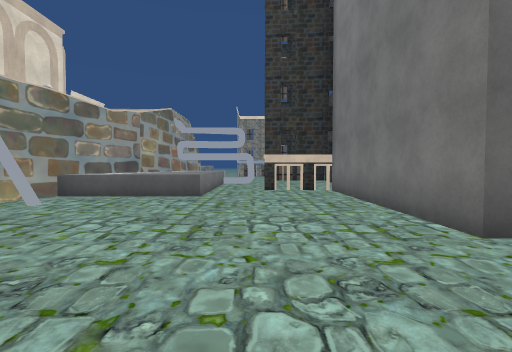
view 1 (above)

19 first-person views from a walk through a 3-D level made in the Unity game engine. The camera is 1.5 m above the floor, tilts 2° down and sees 85° across. The floor is counted in squares, 2.06 m on a side. Each view is taken from the middle of a square. On the plan, view 1 faces up. The plan holds only what a view shows up to about 10 squares ahead; the rest is blank. The place goes on beyond the plan. The player character is not drawn. Some surface patterns are stand-ins.

view 2
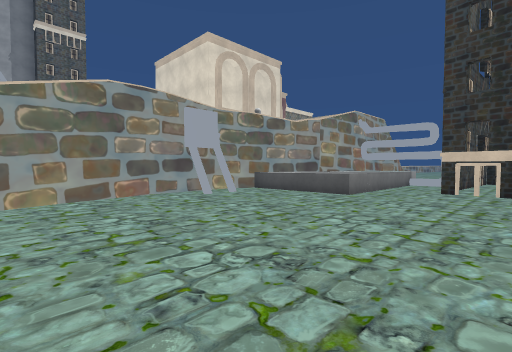

view 3
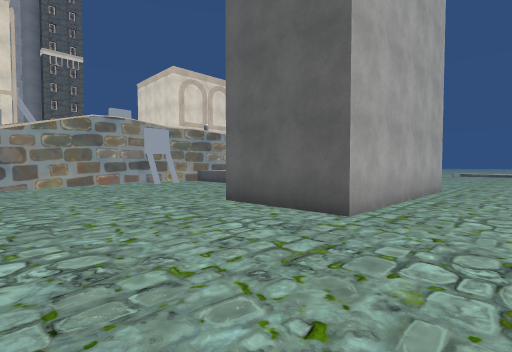

view 4
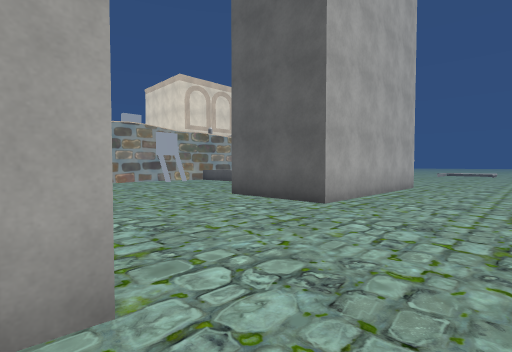

view 5
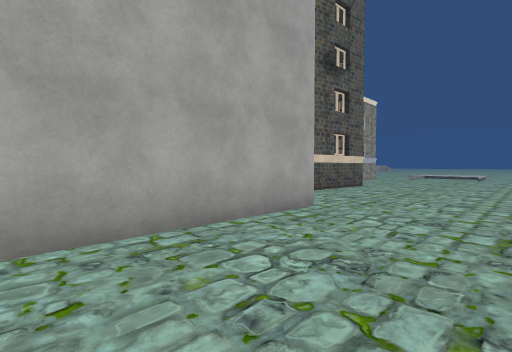

view 6
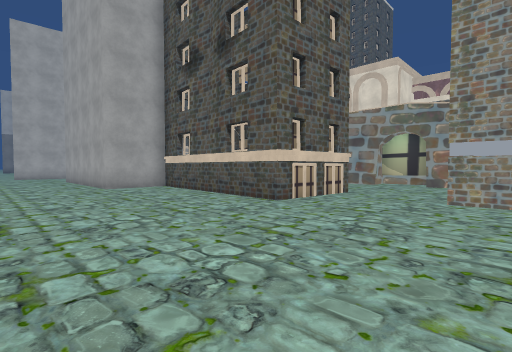

view 7
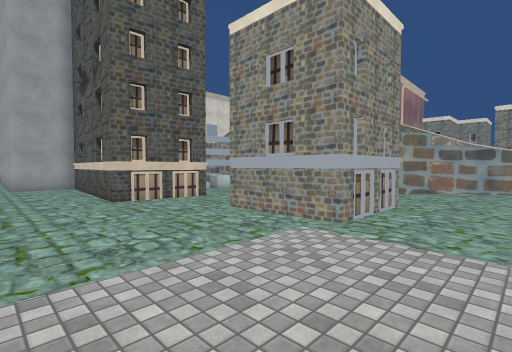

view 8
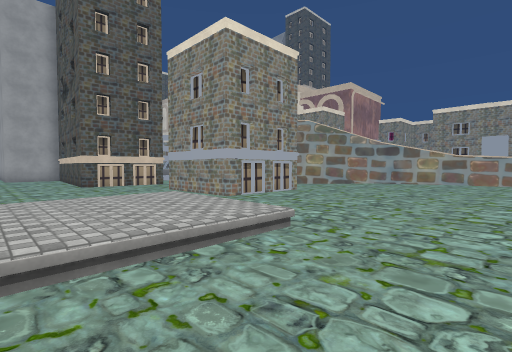

view 9
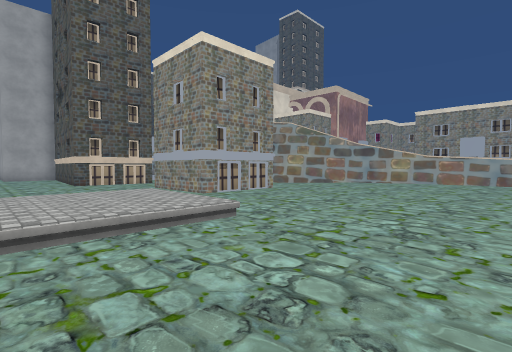

view 10
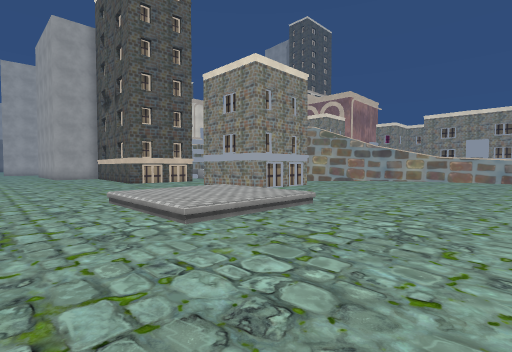

view 11
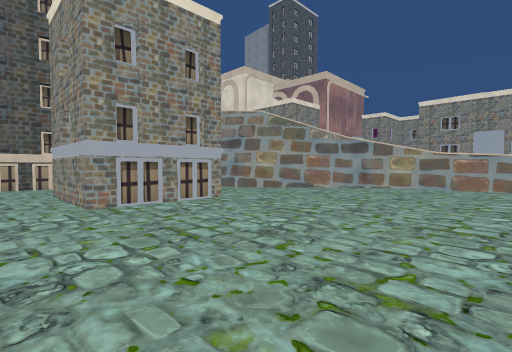

view 12
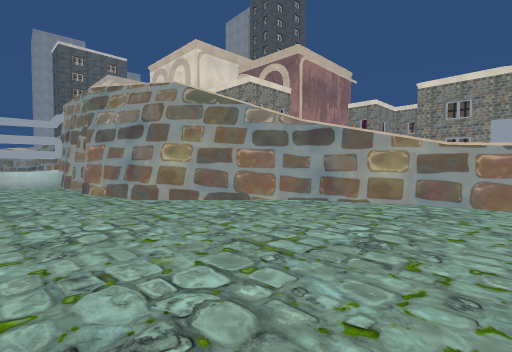

view 13
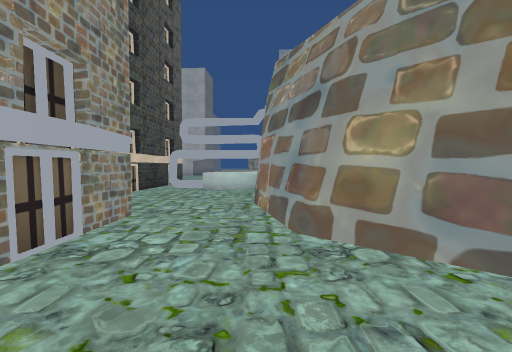

view 14
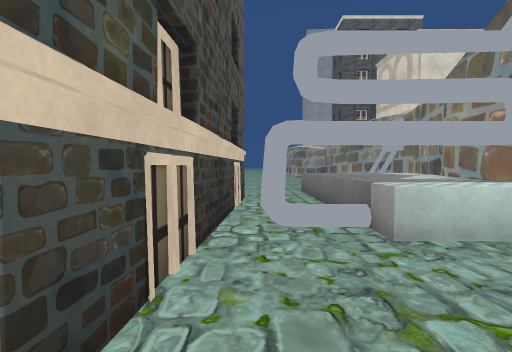

view 15
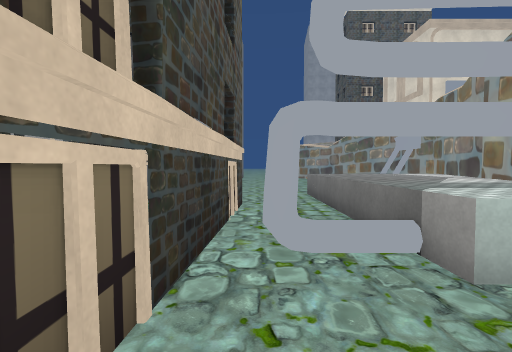

view 16
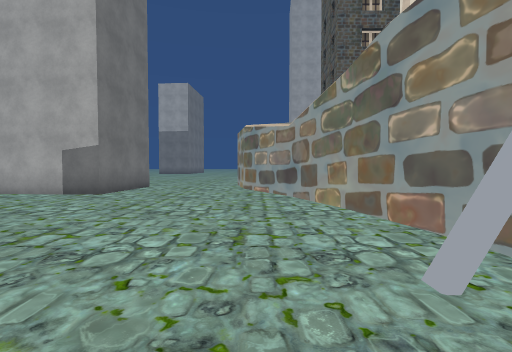

view 17
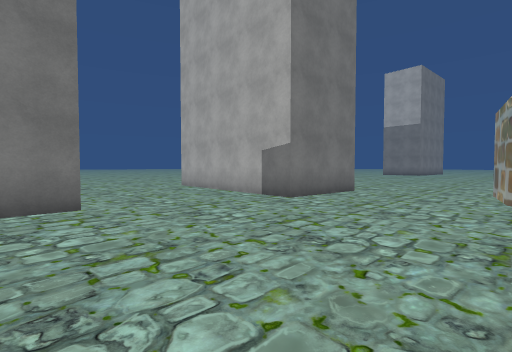

view 18
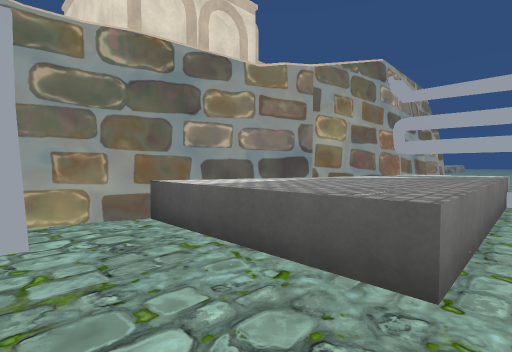

view 19
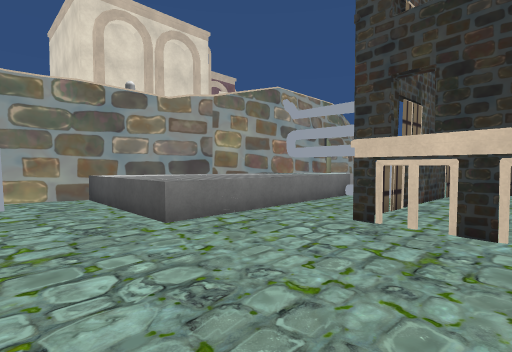

### Floor plan
Key: @ floor where view 1 was taken; # wall or solid block; . main floor; : floor 0.5 m higher than the main floor; / step, stairs or slope; = window, fence, low wall or low ledge; ^ raised ledge; v drop or lower ground; O other object.
Columns run from 14 left of view 1 to 8 right of it. Each row starts with its distance up from view 1.
 26            ............
 25        #...............
 24 O      v...............
 23 O      #..........///..
 22        /..........::/..
 21         #.........::/..
 20         /....#OO#.///..
 19          #...#  #......
 18          /#..#  #......
 17           #..# .#......
 16           /#...........
 15           /............
 14            ....###.....
 13            #...###.....
 12            ^^OO###.....
 11           /^^=.###.....
 10           /^^..###.....
  9           ^^^..###.....
  8       v   ^^^....###...
  7       v  /^^^....###...
  6          #.......###...
  5          #O......###...
  4          #.......###...
  3          #.......###...
  2          #.............
  1           #............
  0           #...@........
 -1           #....##......
 -2            #...######..
 -3            #...#
 -4             #..#
 -5             #...
 -6              ...
 -7              ..

Positions as (right, up) in squares from view 1, and headings:
1: (0, 0), facing up
2: (2, 0), facing up-left
3: (7, -1), facing up-left
4: (8, -2), facing up-left
5: (8, 4), facing up-left
6: (8, 18), facing down-left
7: (6, 22), facing down-left
8: (6, 25), facing down-left
9: (6, 26), facing down-left
10: (8, 26), facing down-left
11: (3, 25), facing down-left
12: (-1, 24), facing down-left
13: (-3, 21), facing down
14: (0, 15), facing down
15: (0, 14), facing down
16: (-3, 6), facing down
17: (-3, 4), facing down-right
18: (-1, 5), facing up-left
19: (2, 5), facing up-left
